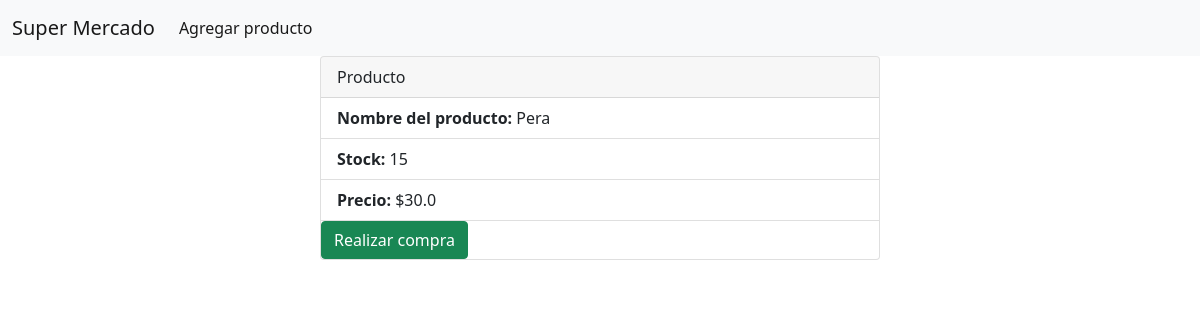
/data/7, run on the app's committed database.
### models.py (models this page shows, shortened)
class ProductModel(db.Model):
  __tablename__ = "products"
  id = db.Column(db.Integer, primary_key=True)
  stock = db.Column(db.Integer())
  nombre_producto = db.Column(db.String())
  precio = db.Column(db.Float())

### main.py (the view)
@app.route('/data/<int:id>')
def getProduct(id):
  product = ProductModel.query.filter_by(id=id).first()
  if product:
    return render_template('product.html', product=product)

### templates/product.html (shortened to what this page needs)
<!doctype html>
<html lang="en">
<head>
    <link href="https://cdn.jsdelivr.net/npm/bootstrap@5.1.3/dist/css/bootstrap.min.css" rel="stylesheet"
>
</head>
<body>
<nav class="navbar navbar-expand-lg navbar-light bg-light">
  <div class="container-fluid">
    <a class="navbar-brand" href="/data">Super Mercado</a>
             <div class="collapse navbar-collapse" id="navbarSupportedContent">
      <ul class="navbar-nav me-auto mb-2 mb-lg-0">
        <li class="nav-item">
          <a class="nav-link active" aria-current="page" href="/data/create">Agregar producto</a>
        </li>
      </ul>
    </div>
  </div>
</nav>
        <div class="card" style="width: 35rem; margin:auto" >
            <div class="card-header">
                Producto
            </div>
            <ul class="list-group list-group-flush">
                <li class="list-group-item"><b>Nombre del producto: </b> {{product.nombre_producto}}</li>
                <li class="list-group-item"><b>Stock: </b> {{product.stock}}</li>
                <li class="list-group-item"><b>Precio: </b> ${{product.precio}}</li>
            </ul>
            <form action="" method="POST">
                {% if product.stock > 0 %}
                <button type="submit" class="btn btn-success">Realizar compra</button>
                {%endif%}
            </form>
        </div>
</body>
</html>

### data on the page
ProductModel: nombre_producto "Pera", stock "15", precio "30.0"
